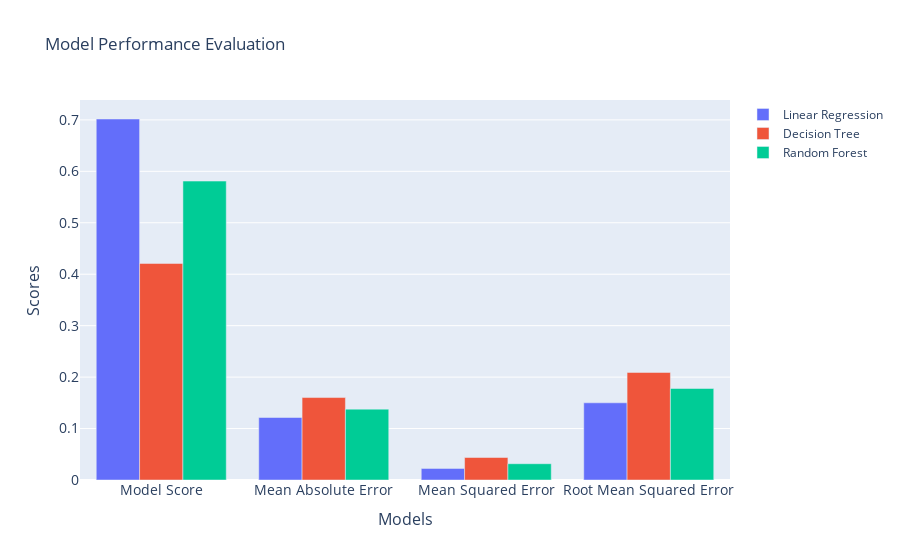

Notebook code for this chart:
### Code cell
Metrics = ['Model Score', 'Mean Absolute Error', 'Mean Squared Error', 'Root Mean Squared Error']

fig = go.Figure(data=[
    go.Bar(name='Linear Regression', x=Metrics, y=[new_list['Model Score'][0], new_list["Mean Absolute Error"][0], new_list["Mean Squared Error"][0], new_list["Root Mean Squared Error"][0]]),
    go.Bar(name='Decision Tree', x=Metrics, y=[new_list['Model Score'][1], new_list["Mean Absolute Error"][1], new_list["Mean Squared Error"][1], new_list["Root Mean Squared Error"][1]]),
    go.Bar(name='Random Forest', x=Metrics, y=[new_list['Model Score'][2], new_list["Mean Absolute Error"][2], new_list["Mean Squared Error"][2], new_list['Root Mean Squared Error'][2]])
])

fig.update_layout(
    barmode='group',
    title='Model Performance Evaluation',
    xaxis=dict(
    title='Models',
        titlefont_size=16,
        tickfont_size=14
    ),
    yaxis=dict(
        title='Scores',
        titlefont_size=16,
        tickfont_size=14,
    ))



fig.show()

### Figure 1 — Plotly figure (JSON) as saved in the notebook; plotly's stock layout.template omitted (floating-point values rounded to 4 significant figures)
{"data": [{"name": "Linear Regression", "type": "bar", "x": ["Model Score", "Mean Absolute Error", "Mean Squared Error", "Root Mean Squared Error"], "y": [0.7017, 0.1215, 0.02252, 0.1501]}, {"name": "Decision Tree", "type": "bar", "x": ["Model Score", "Mean Absolute Error", "Mean Squared Error", "Root Mean Squared Error"], "y": [0.4209, 0.1603, 0.04372, 0.2091]}, {"name": "Random Forest", "type": "bar", "x": ["Model Score", "Mean Absolute Error", "Mean Squared Error", "Root Mean Squared Error"], "y": [0.5811, 0.1377, 0.03163, 0.1778]}], "layout": {"barmode": "group", "title": {"text": "Model Performance Evaluation"}, "xaxis": {"tickfont": {"size": 14}, "title": {"font": {"size": 16}, "text": "Models"}}, "yaxis": {"tickfont": {"size": 14}, "title": {"font": {"size": 16}, "text": "Scores"}}}}
